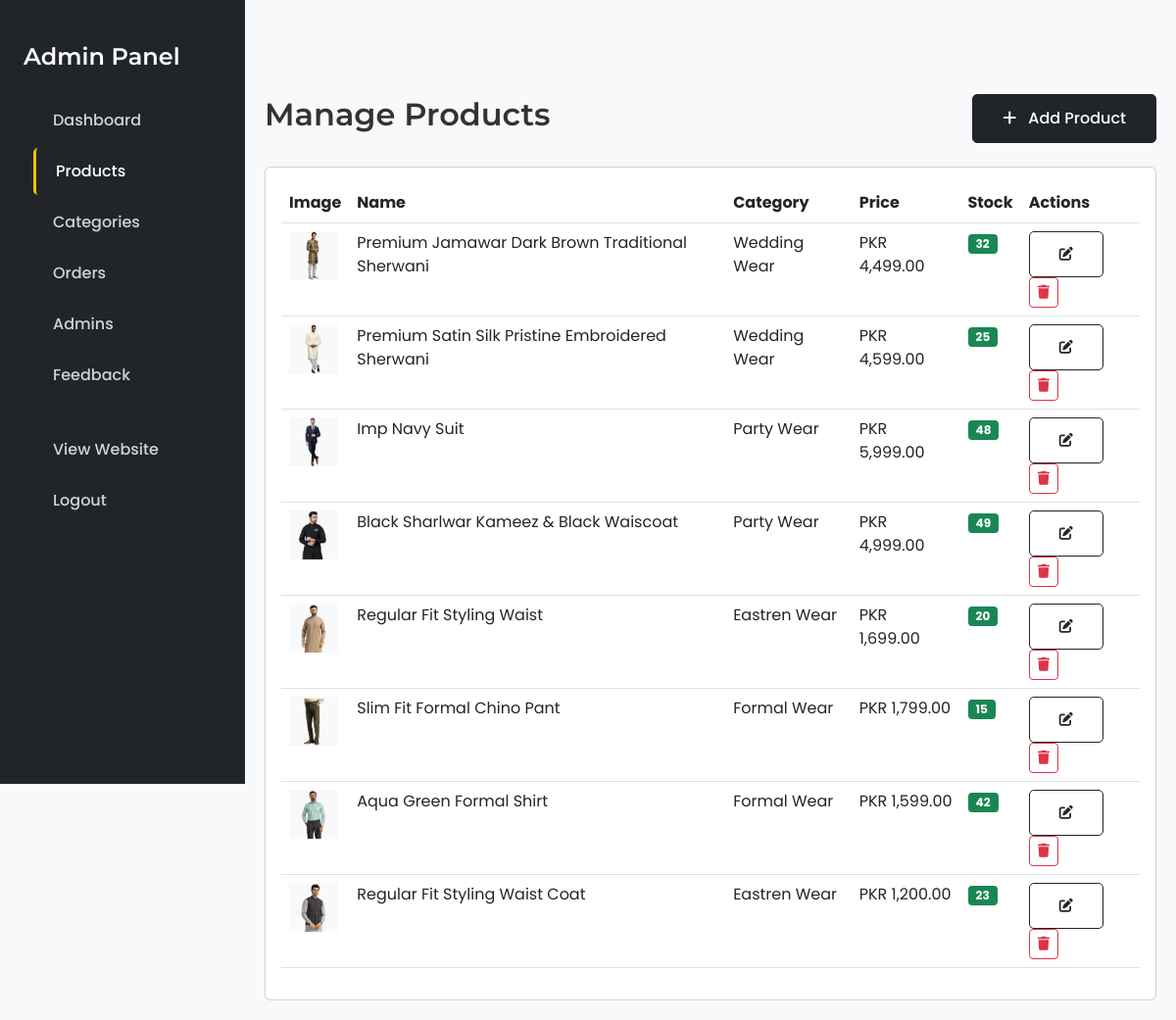
/admin/manage_products.php (signed in), run on the app's committed database.
### tables this page shows
CREATE TABLE `products` (
  `product_id` int(11) NOT NULL,
  `name` varchar(200) NOT NULL,
  `description` text DEFAULT NULL,
  `category_id` int(11) DEFAULT NULL,
  `price` decimal(10,2) NOT NULL,
  `stock` int(11) DEFAULT 0,
  `product_image` varchar(255) DEFAULT NULL,
  `created_at` timestamp NOT NULL DEFAULT current_timestamp()
);

CREATE TABLE `categories` (
  `id` int(11) NOT NULL,
  `name` varchar(100) NOT NULL,
  `created_at` timestamp NOT NULL DEFAULT current_timestamp()
);

### admin/manage_products.php (the view, shortened to what this page needs)
<?php
include '../includes/db_connect.php';
$products = [];
$sql = "SELECT p.*, c.name as category_name FROM products p JOIN categories c ON p.category_id = c.id ORDER BY p.created_at DESC";
$result = $conn->query($sql);
if ($result) {
    while ($product = $result->fetch_assoc()) {
        $products[] = $product;
    }
} else {
    $product_count = 0;
    $error = $conn->error;
}
?>
<!DOCTYPE html>
<html lang="en">
<head>
    <link href="https://cdn.jsdelivr.net/npm/bootstrap@5.3.0/dist/css/bootstrap.min.css" rel="stylesheet">
    <link rel="stylesheet" href="../assets/css/style.css">
    <link rel="stylesheet" href="https://cdnjs.cloudflare.com/ajax/libs/font-awesome/6.0.0/css/all.min.css">
</head>
<body>
    <div class="admin-wrapper">
        <div class="admin-sidebar">
            <div class="p-4 text-white">
                <h4 class="mb-4">
                    Admin Panel
                </h4>
                <ul class="nav flex-column">
                    <li class="nav-item">
                        <a class="nav-link text-white" href="index.php">
                            Dashboard
                        </a>
                    </li>
                    <li class="nav-item">
                        <a class="nav-link text-white active" href="manage_products.php">
                            Products
                        </a>
                    </li>
                    <li class="nav-item">
                        <a class="nav-link text-white" href="manage_categories.php">
                            Categories
                        </a>
                    </li>
                    <li class="nav-item">
                        <a class="nav-link text-white" href="manage_orders.php">
                            Orders
                        </a>
                    </li>
                    <li class="nav-item">
                        <a class="nav-link text-white" href="manage_admin.php">
                            Admins
                        </a>
                    </li>
                    <li class="nav-item">
                        <a class="nav-link text-white" href="feedback.php">
                            Feedback
                        </a>
                    </li>
                    <li class="nav-item mt-4">
                        <a class="nav-link text-white" href="../index.php">
                            View Website
                        </a>
                    </li>
                    <li class="nav-item">
                        <a class="nav-link text-white" href="admin_logout.php">
                            Logout
                        </a>
                    </li>
                </ul>
            </div>
        </div>
        <div class="admin-content">
            <div class="d-flex justify-content-between align-items-center mb-4">
                <h2>Manage Products</h2>
                <button class="btn btn-primary" data-bs-toggle="modal" data-bs-target="#addProductModal">
                    <i class="fas fa-plus me-2"></i> Add Product
                </button>
            </div>
            <div class="card">
                <div class="card-body">
                    <div class="table-responsive">
                        <table class="table table-hover">
                            <thead>
                                <tr>
                                    <th>Image</th>
                                    <th>Name</th>
                                    <th>Category</th>
                                    <th>Price</th>
                                    <th>Stock</th>
                                    <th>Actions</th>
                                </tr>
                            </thead>
                            <tbody>
                                <?php foreach ($products as $product): ?>
                                    <tr>
                                        <td>
                                            <?php if (!empty($product['product_image'])): ?>
                                                <img src="../assets/images/products/<?php echo htmlspecialchars($product['product_image']); ?>"
                                                     alt="<?php echo htmlspecialchars($product['name']); ?>"
                                                     style="width: 50px; height: 50px; object-fit: cover;">
                                            <?php else: ?>
                                                <div style="width: 50px; height: 50px; background: #f0f0f0; display: flex; align-items: center; justify-content: center;">
                                                    <i class="fas fa-image text-muted"></i>
                                                </div>
                                            <?php endif; ?>
                                        </td>
                                        <td><?php echo htmlspecialchars($product['name']); ?></td>
                                        <td><?php echo htmlspecialchars($product['category_name']); ?></td>
                                        <td>PKR <?php echo number_format($product['price'], 2); ?></td>
                                        <td>
                                            <?php if ($product['stock'] < 10): ?>
                                                <span class="badge bg-danger"><?php echo $product['stock']; ?></span>
                                            <?php else: ?>
                                                <span class="badge bg-success"><?php echo $product['stock']; ?></span>
                                            <?php endif; ?>
                                        </td>
                                        <td>
                                            <a href="?edit=<?php echo $product['product_id']; ?>" class="btn btn-sm btn-outline-primary">
                                                <i class="fas fa-edit"></i>
                                            </a>
                                            <a href="?delete=<?php echo $product['product_id']; ?>"
                                               class="btn btn-sm btn-outline-danger"
                                               onclick="return confirm('Are you sure you want to delete this product?')">
                                                <i class="fas fa-trash"></i>
                                            </a>
                                        </td>
                                    </tr>
                                <?php endforeach; ?>
                            </tbody>
                        </table>
                    </div>
                </div>
            </div>
        </div>
    </div>
</body>
</html>

### assets/css/style.css (style rules this page uses)
:root { --primary-color: #212529; --secondary-color: #f8f9fa; --accent-color: #d4af37; --text-dark: #333; --text-light: #666; --border-color: #dee2e6; --shadow-sm: 0 2px 4px rgba(0,0,0,0.1); --shadow-md: 0 4px 8px rgba(0,0,0,0.15); --shadow-lg: 0 8px 16px rgba(0,0,0,0.2); }
* { margin: 0; padding: 0; box-sizing: border-box; }
body { font-family: 'Poppins', sans-serif; background-color: var(--secondary-color); color: var(--text-dark); padding-top: 76px; }
h1, h2, h3, h4, h5, h6 { font-family: 'Montserrat', sans-serif; font-weight: 600; }
.nav-link { font-weight: 500; transition: color 0.3s ease; }
.btn-primary { background-color: var(--primary-color); border-color: var(--primary-color); padding: 12px 30px; font-weight: 500; border-radius: 5px; transition: all 0.3s ease; }
.btn-outline-primary { border-color: var(--primary-color); color: var(--primary-color); padding: 12px 30px; font-weight: 500; border-radius: 5px; transition: all 0.3s ease; }
.admin-sidebar { background: var(--primary-color); min-height: 100vh; padding: 20px 0; }
.admin-sidebar .nav-link { color: white; padding: 15px 25px; border-radius: 0; transition: all 0.3s ease; }
.admin-sidebar .nav-link:hover, .admin-sidebar .nav-link.active { background: var(--accent-color); color: var(--primary-color); }
.admin-content { padding: 30px; }
.badge { font-size: 0.75rem; padding: 4px 8px; border-radius: 4px; }

### admin/manage_products.php (style rules this page uses)
.admin-wrapper { display: flex; min-height: 100vh; }
.admin-sidebar { width: 250px; background: var(--primary-color); min-height: 100vh; position: fixed; left: 0; top: 0; z-index: 1000; }
.admin-content { margin-left: 250px; flex: 1; padding: 20px; }
.admin-sidebar .nav-link { color: rgba(255,255,255,0.8) !important; padding: 12px 20px !important; border-radius: 5px; margin: 2px 10px; transition: all 0.3s ease; text-decoration: none !important; }
.admin-sidebar .nav-link.active { background-color: transparent !important; color: white !important; border-left: 3px solid #ffc107; }

### data on the page
products: product_image (picture), name "Premium Jamawar Dark Brown Traditional Sherwani", category.name "Wedding Wear", price "4,499.00", stock "32"
products: product_image (picture), name "Premium Satin Silk Pristine Embroidered Sherwani", category.name "Wedding Wear", price "4,599.00", stock "25"
products: product_image (picture), name "Imp Navy Suit", category.name "Party Wear", price "5,999.00", stock "48"
products: product_image (picture), name "Black Sharlwar Kameez & Black Waiscoat", category.name "Party Wear", price "4,999.00", stock "49"
products: product_image (picture), name "Regular Fit Styling Waist", category.name "Eastren Wear", price "1,699.00", stock "20"
products: product_image (picture), name "Slim Fit Formal Chino Pant", category.name "Formal Wear", price "1,799.00", stock "15"
products: product_image (picture), name "Aqua Green Formal Shirt", category.name "Formal Wear", price "1,599.00", stock "42"
products: product_image (picture), name "Regular Fit Styling Waist Coat", category.name "Eastren Wear", price "1,200.00", stock "23"
